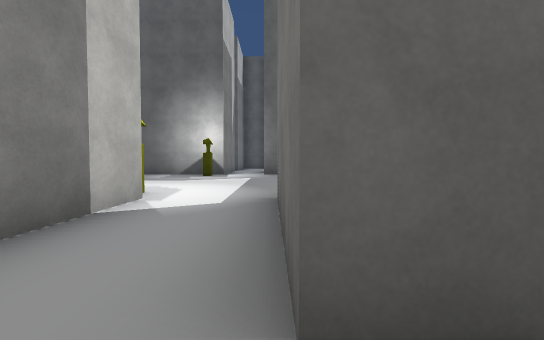
[1] (above)

24 first-person views from a walk through a scene from a Unity 3-D project. The camera is 1.3 m above the floor, tilts 2° down and sees 90° across. The floor is counted in squares, 2.59 m on a side. Each view is taken from the middle of a square. On the plan, view 1 faces up. The plan holds only what a view shows up to about 9 squares ahead; the rest is blank. The player character is not drawn. Some surface patterns are stand-ins.

[2]
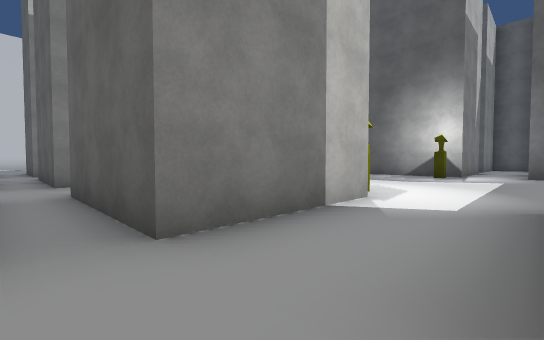

[3]
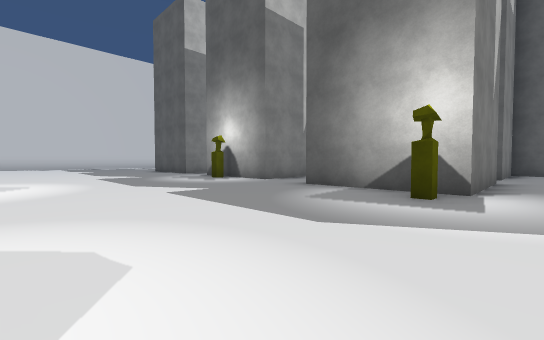

[4]
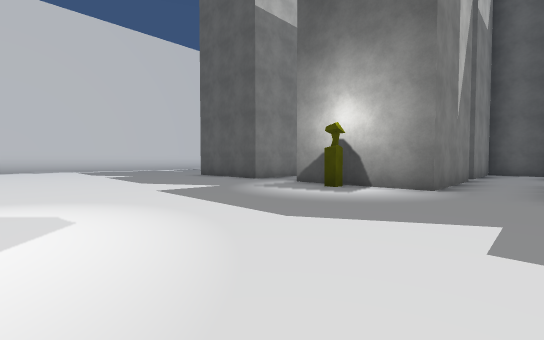

[5]
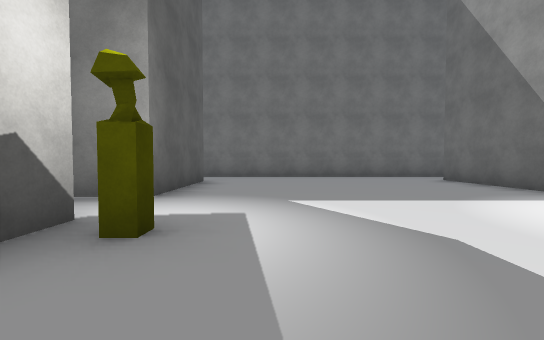

[6]
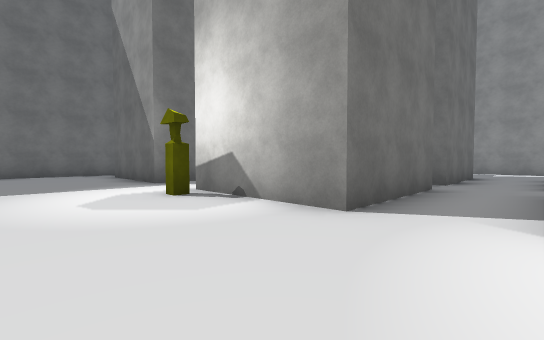

[7]
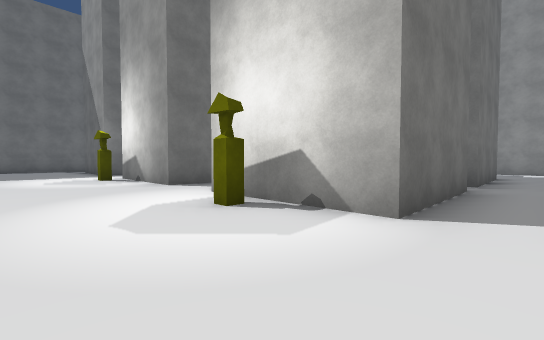

[8]
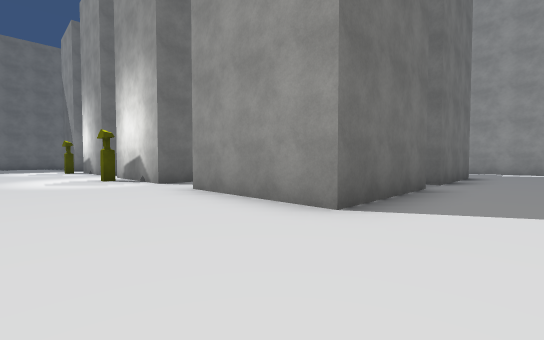

[9]
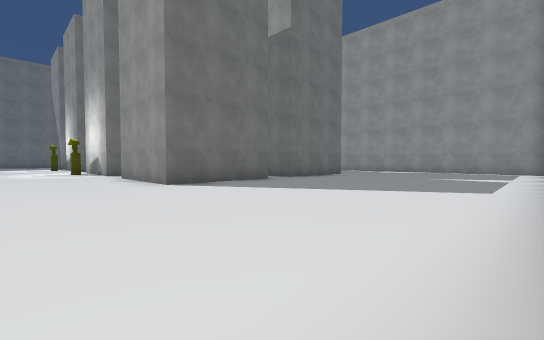

[10]
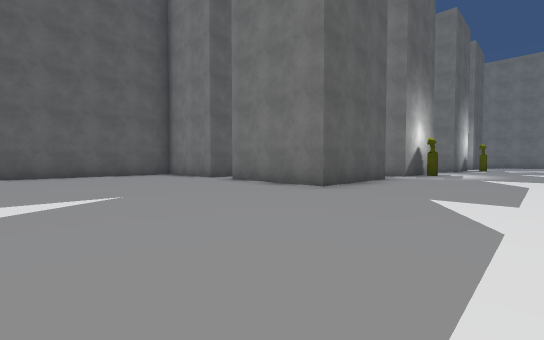

[11]
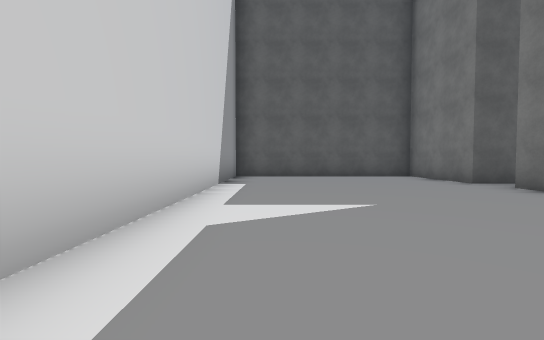

[12]
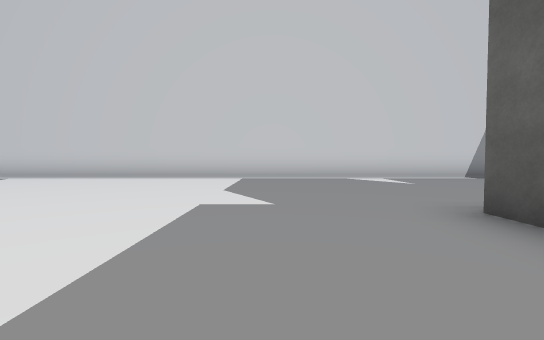

[13]
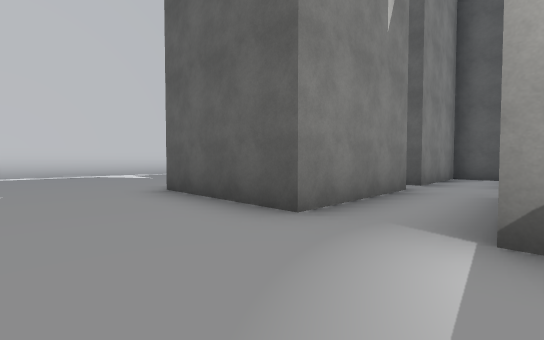

[14]
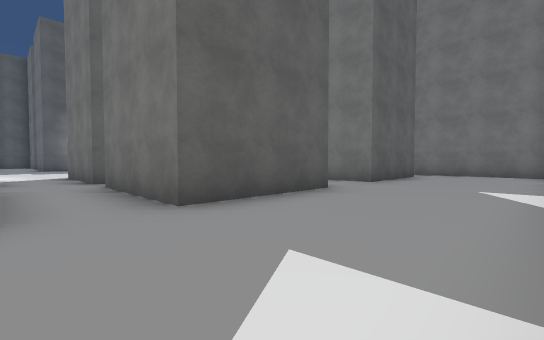

[15]
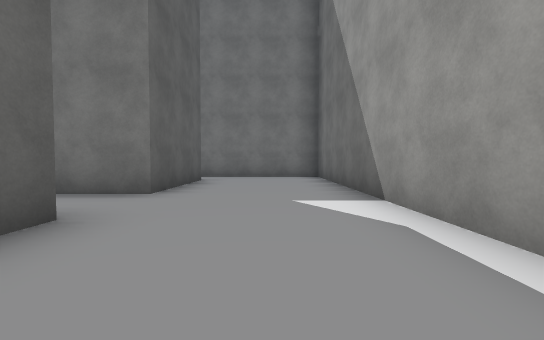

[16]
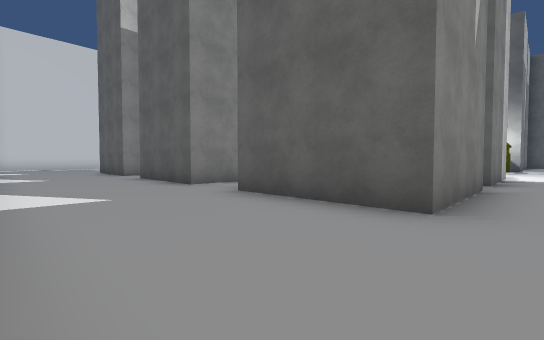

[17]
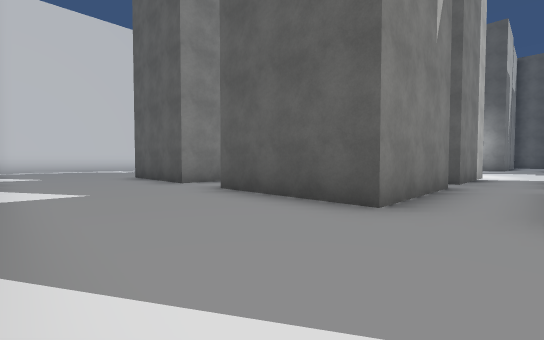

[18]
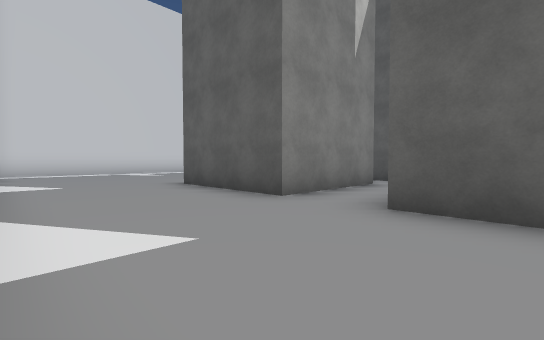

[19]
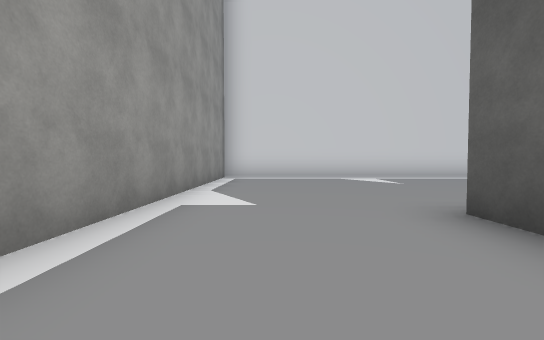

[20]
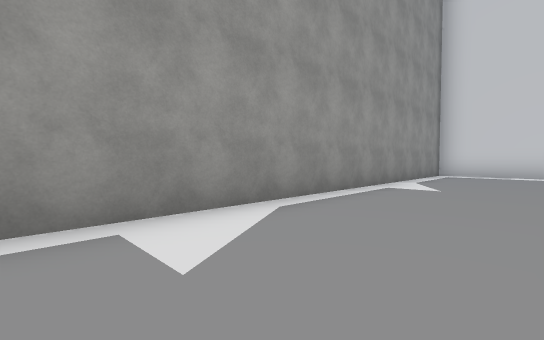

[21]
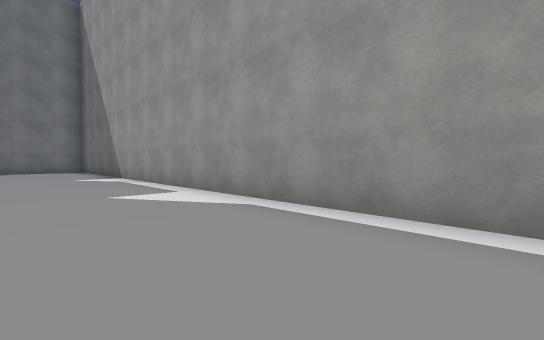

[22]
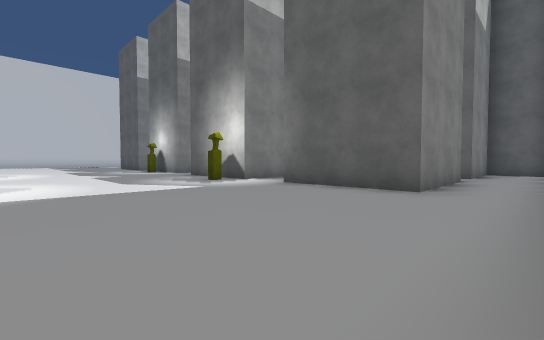

[23]
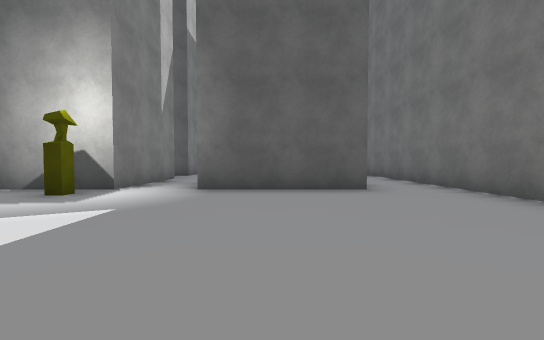

[24]
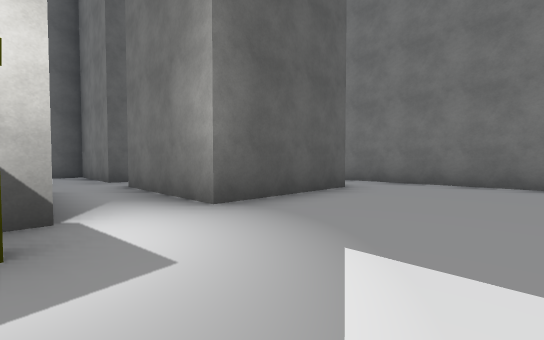

### Floor plan
Points are (right, up) in squares from view 1. A wall is a line through its corners. A room is listed if a view was taken in it or the views show most of it. See-through windows are left out.
Room 1 (views 1, 2)
walls: (0.8, 0.7) (0.1, 0.7) (0.1, 3.6); (-1.7, 3.5) (-1.7, 0.7)
ways out: opening at (-1.5, -0.5) to room 2; opening at (-1, 4) to room 2
Room 2 (views 3, 4, 5, 6, 7, 8, 9, 10, 11, 12, 13, 14, 15, 16, 17, 18, 19, 20, 21, 22, 23, 24)
walls: (-9.1, 3.6) (-6.2, 3.6) (-6.2, 0.7); (-10.6, 0.7) (-12.1, 0.7); (-10.7, -0.2) (-10.7, -3.2) (-13.5, -3.2) (-13.5, -0.3) (-12.5, -0.3); (-6.2, -0.2) (-6.2, -3.2) (-9.1, -3.2) (-9.1, -0.2); (-13.5, 0.6) (-13.5, 3.6) (-10.6, 3.6); (-1.7, 0.7) (-4.6, 0.7) (-4.6, 3.6) (-2.5, 3.6); (-1.7, -0.2) (-1.7, -3.2) (-4.6, -3.2) (-4.6, -0.2); (0.1, 3.6) (3, 3.6); (-10.7, 13) (-10.7, 10) (-13.5, 10) (-13.5, 13); (-6.2, 13) (-6.2, 10) (-9.1, 10) (-9.1, 10.6); (-13.5, 13.9) (-13.5, 16.6) (-19.1, 16.6) (-19.1, -6.4) (4.3, -6.4) (4.3, -2.8); (-1.7, 12.6) (-1.7, 9.7) (-4.6, 9.7); (-1.7, 13.9) (-2.2, 13.9); (-9.8, 16.6) (-10.7, 16.6) (-10.7, 13.9); (-5, 16.6) (-6.2, 16.6) (-6.2, 13.9); (4.3, 2.8) (4.3, 14); (3, -3.2) (0.1, -3.2) (0.1, -1.8); (2.6, 12.6) (2.6, 9.7) (-0.3, 9.7) (-0.3, 12.6); (4, 16.6) (2.6, 16.6) (2.6, 13.9)
ways out: opening at (-1.5, -0.5) to room 1; opening at (-1, 4) to room 1; opening at (-10.5, -0.5) to room 3; opening at (-10, 4) to room 3; opening at (-6, 0) to room 3; opening at (-1.5, 12.5) to room 4; opening at (3, 13) to room 4; opening at (4, 4)
objects: other object (-8, 10); other object (-7, 4); other object (-2, 4); other object (-2, 9)
Room 3 (no view inside)
walls: (-6.2, 0.7) (-9.1, 0.7) (-9.1, 3.6)
ways out: opening at (-10.5, -0.5) to room 2; opening at (-10, 4) to room 2; opening at (-6, 0) to room 2
Room 4 (no view inside)
walls: (0.2, 13.9) (-0.3, 13.9) (-0.3, 16.6) (-1.7, 16.6) (-1.7, 13.9)
ways out: opening at (-1.5, 12.5) to room 2; opening at (3, 13) to room 2

Positions as (right, up) in squares from view 1, and headings:
1: (0, 0), facing up
2: (0, 0), facing up-left
3: (-1, 5), facing up-left
4: (-5, 5), facing up-left
5: (-4, 8), facing right
6: (-6, 6), facing down-right
7: (-10, 6), facing down-right
8: (-15, 6), facing down-right
9: (-19, 6), facing down-right
10: (-18, 7), facing up-right
11: (-18, 8), facing up
12: (-11, 8), facing left
13: (-9, 8), facing up-left
14: (-6, -6), facing up-right
15: (-4, -5), facing right
16: (-1, -6), facing up-left
17: (-5, -6), facing up-left
18: (-8, -6), facing up-left
19: (-11, -5), facing left
20: (-9, -4), facing down-left
21: (-9, -4), facing down-right
22: (4, 5), facing up-left
23: (1, 5), facing up
24: (-2, 7), facing up-right
